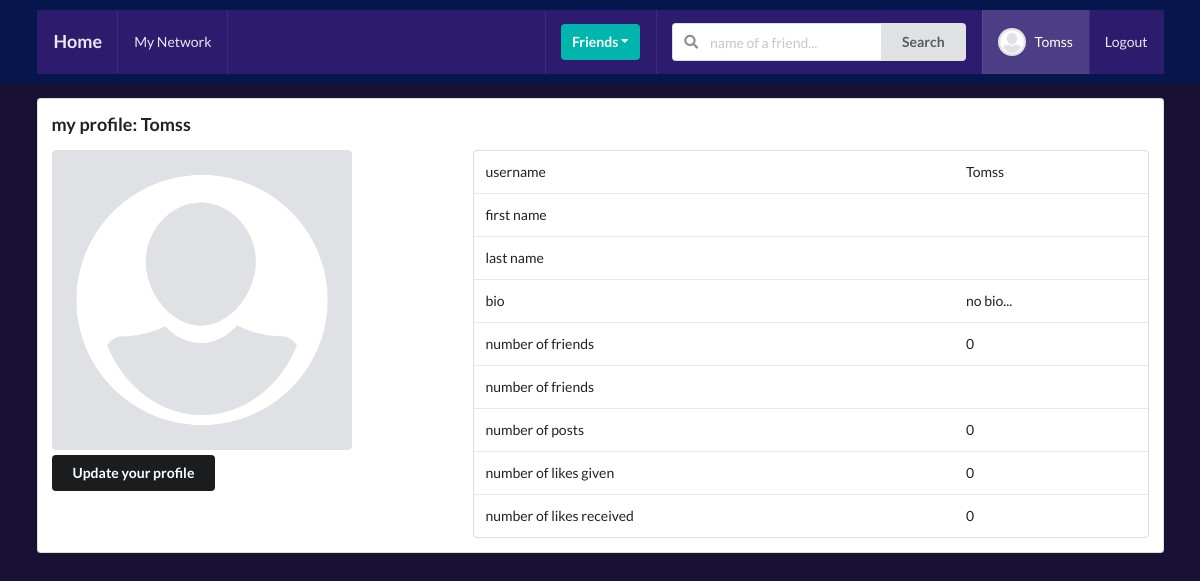
The page /profiles/myprofile/ (signed in) on the database its author committed.
### profiles/models.py (models this page shows, shortened)
class Profile(models.Model):
    first_name = models.CharField(max_length=200, blank=True)
    last_name = models.CharField(max_length=200, blank=True)
    user = models.OneToOneField(User, on_delete=models.CASCADE)
    bio = models.TextField(default="no bio...", max_length=300)
    email = models.EmailField(max_length=200, blank=True)
    country = models.CharField(max_length=200, blank=True)
    avatar = models.ImageField(default='avatar.png', upload_to='avatars/')
    friends = models.ManyToManyField(User, blank=True, related_name='friends')
    slug = models.SlugField(unique=True, blank=True)
    updated = models.DateTimeField(auto_now=True)
    created = models.DateTimeField(auto_now_add=True)
    objects = ProfileManager()
    def get_friends(self):
        return self.friends.all()
    def get_friends_no(self):
        return self.friends.all().count()
    def get_posts_no(self):
        return self.posts.all().count()
    def get_likes_given_no(self):
        likes = self.like_set.all()
        total_liked = 0
        for item in likes:
            if item.value=='Like':
                total_liked += 1
        return total_liked
    def get_likes_recieved_no(self):
        posts = self.posts.all()
        total_liked = 0
        for item in posts:
            total_liked += item.liked.all().count()
        return total_liked
    __initial_first_name = None
    __initial_last_name = None
    def __init__(self, *args, **kwargs):
        super().__init__(*args, **kwargs)
        self.__initial_first_name = self.first_name
        self.__initial_last_name = self.last_name

### profiles/views.py (the view)
# urls.py: path('myprofile/', my_profile_view, name='my-profile-view'),
@login_required
def my_profile_view(request):
    profile = Profile.objects.get(user=request.user)
    form = ProfileModelForm(request.POST or None, request.FILES or None, instance=profile)
    confirm = False
    if request.method == 'POST':
        if form.is_valid():
            form.save()
            confirm = True
    context = {
        'profile': profile,
        'form': form,
        'confirm': confirm,
    }
    return render(request, 'profiles/myprofile.html', context)

### profiles/forms.py
class ProfileModelForm(forms.ModelForm):
    class Meta:
        model = Profile
        fields = ('first_name', 'last_name', 'bio', 'avatar')

### profiles/context_processors.py (called while the page is built)
def profile_pic(request):
    if request.user.is_authenticated:
        profile_obj = Profile.objects.get(user=request.user)
        pic = profile_obj.avatar
        return {'picture':pic}
    return {}

def invatations_received_no(request):
    if request.user.is_authenticated:
        profile_obj = Profile.objects.get(user=request.user)
        qs_count = Relationship.objects.invatations_received(profile_obj).count()
        return {'invites_num':qs_count}
    return {}

### profiles/models.py (called while the page is built)
    def invatations_received(self, receiver):
        qs = Relationship.objects.filter(receiver=receiver, status='send')
        return qs

### profiles/templates/profiles/myprofile.html (shortened to what this page needs)
{% extends 'base.html' %}
{% block content %}
<div class="ui segment">
    <h3>my profile: {{request.user}}</h3>
    <div class="ui grid">
        <div class='row'>
            <div class='six wide column'>
                <img class="ui medium rounded image" src={{profile.avatar.url}}>
                <div class="row mt-5">
                    <button class='ui secondary button' id='modal-btn'>Update your profile</button>
                </div>
            </div>
            <div class="ten wide column">
                <table class="ui table">
                    <tbody>
                        <tr>
                            <td>username</td>
                            <td>{{profile.user}}</td>
                        </tr>
                        <tr>
                            <td>first name</td>
                            <td>{{profile.first_name}}</td>
                        </tr>
                        <tr>
                            <td>last name</td>
                            <td>{{profile.last_name}}</td>
                        </tr>
                        <tr>
                            <td>bio</td>
                            <td>{{profile.bio}}</td>
                        </tr>
                        <tr>
                            <td>number of friends</td>
                            <td>{{profile.get_friends_no}}</td>
                        </tr>
                        <tr>
                            <td>number of friends</td>
                            <td>
                            </td>
                        </tr>
                        <tr>
                            <td>number of posts</td>
                            <td>{{profile.get_posts_no}}</td>
                        </tr>
                        <tr>
                            <td>number of likes given</td>
                            <td>{{profile.get_likes_given_no}}</td>
                        </tr>
                        <tr>
                            <td>number of likes received</td>
                            <td>{{profile.get_likes_recieved_no}}</td>
                        </tr>
                    </tbody>
                </table>
            </div>
        </div>
    </div>
</div>
{% endblock content %}

### templates/main/navbar.html (shortened to what this page needs)
{% url 'home-view' as path_to_home %}
{% url 'posts:main-post-view' as path_to_posts %}
{% url 'profiles:my-profile-view' as path_to_my_profile %}
<div style="background-color:rgb(8, 22, 78) !important;position:relative !important; "
    class="ui inverted menu nav mb-7">
    <div class="ui container">
        <a href="{{path_to_home}}" class="{% if request.path == path_to_home %}active{% endif %} item">
            <h3>Home</h3>
        </a>
        {% if request.user.is_authenticated %}
        <a href="{{path_to_posts}}" class="{% if request.path == path_to_posts %}active{% endif %} item">
            My Network
        </a>
        {% endif %}
        <div class="right menu">
            {% if request.user.is_authenticated %}
            <div class="item">
                <div class="ui floating dropdown icon button teal"> Friends
                    <i class="dropdown icon"></i>
                </div>
            </div>
            <div class="item">
                <form action="" method="GET">
                    <div class="ui action left icon input">
                        <input class="prompt" type="text" name='q' placeholder="name of a friend...">
                        <button type='submit' class="ui button">Search</button>
                    </div>
                </form>
            </div>
            <a href="{{path_to_my_profile}}" class="{% if request.path == path_to_my_profile %}active{% endif %} item">
                <img src={{picture.url}} class="ui avatar image">&nbsp;
                {{ request.user }}
            </a>
            <a href="{% url 'logout' %}" class="ui item">
                Logout
            </a>
            {% else %}
            <a href="{% url 'login' %}" class="ui item">
                Login | Signup
            </a>
            {% endif %}
        </div>
    </div>
</div>

### static_project/style.css (style rules this page uses)
body { background: #c19494 !important; }
.nav { border-radius: 0px !important; padding: 10px 0 10px 0 !important; background-color: #050a3a !important; }
.mb-7 { margin-bottom: 7px !important; }
.mt-5 { margin-top: 5px !important; }
.container { background-color: #2d1b6e !important; }

### rows shown on the page
Profile: avatar (placeholder picture), user "Tomss", bio "no bio...", get_friends_no "0", get_posts_no "0", get_likes_given_no "0", get_likes_recieved_no "0"

### other values the page prints
{{ request.user }} "Tomss"
